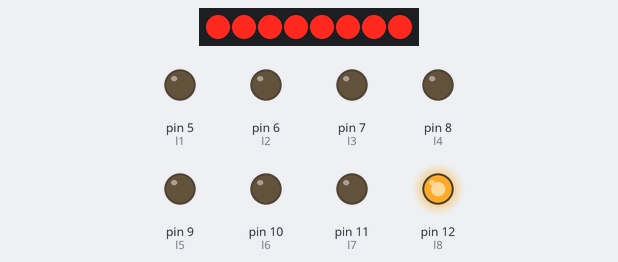
A sketch run on a simulated Arduino Uno, built with avr-gcc and run on an emulated ATmega328P. Parts: 8 shift-register outputs drawn as a row of LEDs (first output left, lit = HIGH), output pins drawn as LEDs (lit = HIGH). Wiring (inferred from the names in the program): shift register (74HC595): data pin 2; shift clock pin 4; latch pin 3. Wiring (inferred from the signals the program sends): row of LEDs: on Q0, Q1, Q2, Q3, Q4, Q5, Q6, Q7. Pins used as bus, display or sensor lines are not drawn.

Above: at 0.05 s.
At 0.69 s:
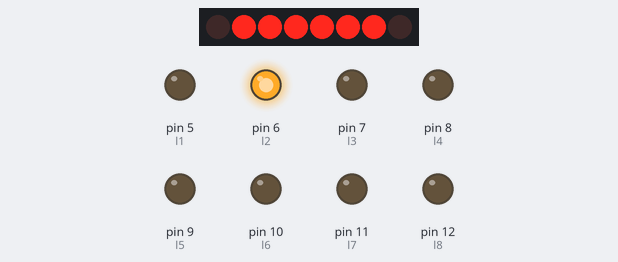
At 1.34 s:
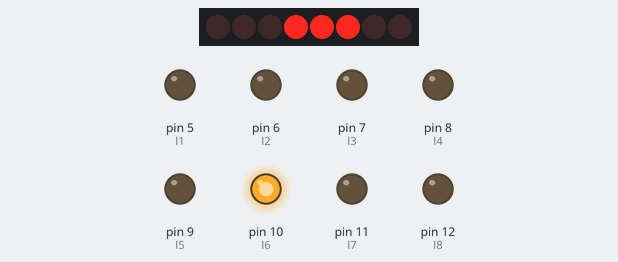
At 2.63 s:
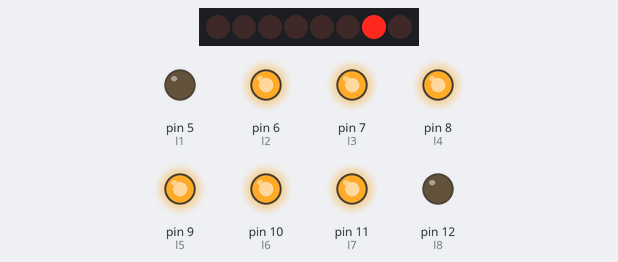
At 5.15 s:
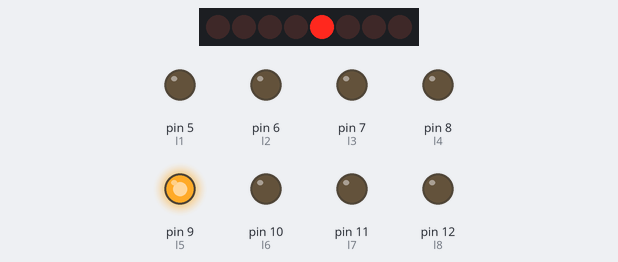
At 7.78 s:
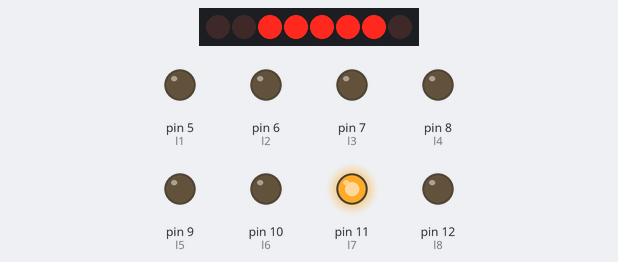
Timing chart, 0 to 8.1 s (numbered marks = the images above):
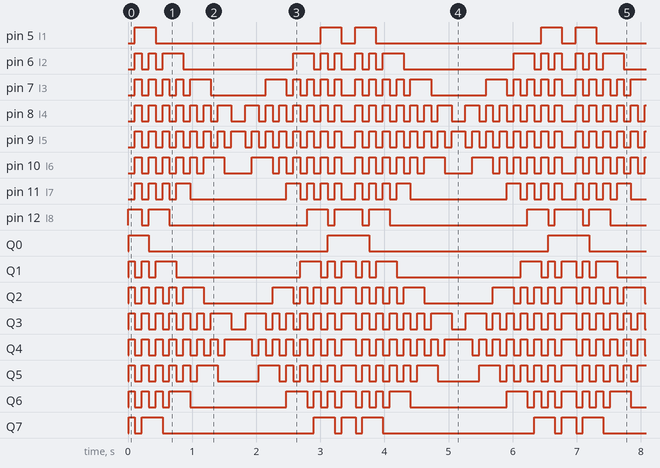

The sketch:

p5_spiral.ino
```cpp
int ds=2;
int latch=3;
int cp=4;

int l1=5;
int l2=6;
int l3=7;
int l4=8;
int l5=9;
int l6=10;
int l7=11;
int l8=12;

byte leds = 0;

void setup()
{
  Serial.begin(9600);
  pinMode(ds,OUTPUT);
  pinMode(cp,OUTPUT);
  pinMode(latch,OUTPUT);

  pinMode(l1,OUTPUT);
  pinMode(l2,OUTPUT);
  pinMode(l3,OUTPUT);
  pinMode(l4,OUTPUT);
  pinMode(l5,OUTPUT);
  pinMode(l6,OUTPUT);
  pinMode(l7,OUTPUT);
  pinMode(l8,OUTPUT);

 reset();
}

void reset()
{
  digitalWrite(l1,LOW);
  digitalWrite(l2,LOW);
  digitalWrite(l3,LOW);
  digitalWrite(l4,LOW);
  digitalWrite(l5,LOW);
  digitalWrite(l6,LOW);
  digitalWrite(l7,LOW);
  digitalWrite(l8,LOW);
}

void set()
{
  digitalWrite(l1,HIGH);
  digitalWrite(l2,HIGH);
  digitalWrite(l3,HIGH);
  digitalWrite(l4,HIGH);
  digitalWrite(l5,HIGH);
  digitalWrite(l6,HIGH);
  digitalWrite(l7,HIGH);
  digitalWrite(l8,HIGH);
}

int flag=0;

void loop()
{
  leds=0;
  update();
  cathodes(flag);
  anodes(flag);
  delay(100);
  flag++;
  if(flag==32)
  {
    flag=0;
    reset();
  }
}

void anodes(int flag)
{
  if(flag==0||flag==31)
  {
    for(int i=0;i<64;i++)
    {
       bitSet(leds,i);
       update();
    }
  }
  else if(flag==1||flag==30)
  {
    for(int i=0;i<64;i++)
    {
       bitSet(leds,0);
       update();
    }
  }
  else if(flag==2||flag==29)
  {
    for(int i=0;i<64;i++)
    {
       bitSet(leds,i);
       update();
    }
  }
  else if(flag==3||flag==28)
  {
    for(int i=0;i<64;i++)
    {
       bitSet(leds,7);
       update();
    }
  }
  else if(flag==4||flag==27)
  {
    for(int i=0;i<64;i++)
    {
      if(i!=0)
        bitSet(leds,i);
      update();
    }
  }
  else if(flag==5||flag==26)
  {
    for(int i=0;i<64;i++)
    {
      bitSet(leds,1);
      update();
    }
  }
  else if(flag==6||flag==25)
  {
    for(int i=0;i<64;i++)
    {
      if(i!=7&&i!=0)
        bitSet(leds,i);
      update();
    }
  }
  else if(flag==7||flag==24)
  {
    for(int i=0;i<64;i++)
    {
      bitSet(leds,6);
      update();
    }
  }
  else if(flag==8||flag==23)
  {
    for(int i=0;i<64;i++)
    {
      if(i!=0&&i!=1&&i!=7)
        bitSet(leds,i);
      update();
    }
  }
  else if(flag==9||flag==22)
  {
    for(int i=0;i<64;i++)
    {
      bitSet(leds,2);
      update();
    }
  }
  else if(flag==10||flag==21)
  {
    for(int i=0;i<64;i++)
    {
      if(i!=0&&i!=1&&i!=6&&i!=7)
        bitSet(leds,i);
      update();
    }
  }
  else if(flag==11||flag==20)
  {
    for(int i=0;i<64;i++)
    {
      bitSet(leds,5);
      update();
    }
  }
  else if(flag==12||flag==19)
  {
    for(int i=0;i<64;i++)
    {
      if(i==3||i==4||i==5)
        bitSet(leds,i);
      update();
    }
  }
  else if(flag==13||flag==18)
  {
    for(int i=0;i<64;i++)
    {
      bitSet(leds,3);
      update();
    }
  }
  else if(flag==14||flag==17)
  {
    for(int i=0;i<64;i++)
    {
      if(i==3||i==4)
        bitSet(leds,i);
      update();
    }
  }
  else if(flag==15||flag==16)
  {
    for(int i=0;i<64;i++)
    {
      bitSet(leds,4);
      update();
    }
  }
}

void cathodes(int flag)
{
  if(flag==0||flag==31)
  {
    reset();
    digitalWrite(l8,HIGH);
  }
  else if(flag==1||flag==30)
  {
    set();
  }
  else if(flag==2||flag==29)
  {
    reset();
    digitalWrite(l1,HIGH);
  }
  else if(flag==3||flag==28)
  {
    set();
  }
  else if(flag==4||flag==27)
  {
    reset();
    digitalWrite(l8,HIGH);
  }
  else if(flag==5||flag==26)
  {
    set();
    digitalWrite(l1,LOW);
  }
  else if(flag==6||flag==25)
  {
    reset();
    digitalWrite(l2,HIGH);
  }
  else if(flag==7||flag==24)
  {
    set();
    digitalWrite(l1,LOW);
    digitalWrite(l8,LOW);
  }
  else if(flag==8||flag==23)
  {
    reset();
    digitalWrite(l7,HIGH);
  }
  else if(flag==9||flag==22)
  {
    set();
    digitalWrite(l1,LOW);
    digitalWrite(l2,LOW);
    digitalWrite(l7,LOW);
    digitalWrite(l8,LOW);
  }
  else if(flag==10||flag==21)
  {
    reset();
    digitalWrite(l3,HIGH);
  }
  else if(flag==11||flag==20)
  {
    set();
    digitalWrite(l1,LOW);
    digitalWrite(l2,LOW);
    digitalWrite(l7,LOW);
    digitalWrite(l8,LOW);
  }
  else if(flag==12||flag==19)
  {
    reset();
    digitalWrite(l6,HIGH);
  }
  else if(flag==13||flag==18)
  {
    reset();
    digitalWrite(l4,HIGH);
    digitalWrite(l5,HIGH);
    digitalWrite(l6,HIGH);
  }
  else if(flag==14||flag==17)
  {
    reset();
    digitalWrite(l4,HIGH);
  }
  else if(flag==15||flag==16)
  {
    reset();
    digitalWrite(l5,HIGH);
  }
}

void update()
{
  digitalWrite(latch,LOW);
  shiftOut(ds,cp,MSBFIRST,leds);
  digitalWrite(latch,HIGH);
}
```

Measured:
- by itself, pin 5 (l1): repeats every 3.4 s: LOW 2.6 s, HIGH 0.32 s, LOW 0.22 s, HIGH 0.32 s
- by itself, pin 9 (l5): moves between LOW and HIGH, repeating every 2.3 s
- by itself, pin 12 (l8): repeats every 3.4 s: LOW 0.11 s, HIGH 0.32 s, LOW 2.1 s, HIGH 0.32 s, LOW 0.11 s, HIGH 0.43 s
- by itself, Q0: repeats every 3.4 s: LOW 2.8 s, HIGH 0.65 s
- by itself, Q3–5: moves between LOW and HIGH, repeating every 3.4 s
- by itself, Q7: repeats every 3.4 s: LOW 0.11 s, HIGH 0.32 s, LOW 2.4 s, HIGH 0.32 s, LOW 0.11 s, HIGH 0.22 s
- by itself, pin 8 (l4): repeats every 3.4 s: HIGH 0.21 s, LOW 0.21 s, HIGH 0.21 s, 6 × (LOW 0.11 s, HIGH 0.11 s), LOW 0.22 s, 6 × (HIGH 0.11 s, LOW 0.11 s)
- by itself, pin 10 (l6): repeats every 3.4 s: HIGH 0.32 s, LOW 0.43 s, HIGH 0.32 s, 5 × (LOW 0.11 s, HIGH 0.11 s), LOW 0.22 s, 5 × (HIGH 0.11 s, LOW 0.11 s)
